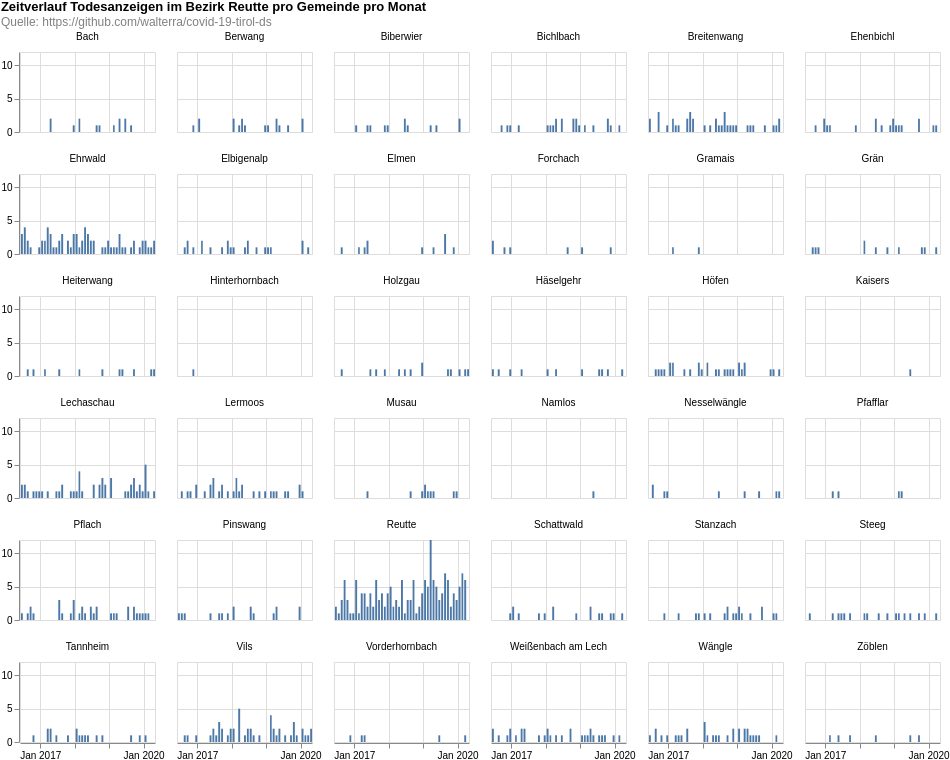

The Vega-Lite source for this figure:
### Vega-Lite specification from a JSON file in a GitHub repository (floating-point values rounded to 4 significant figures; data arrays with more than 128 entries replaced by an {"elided": "..."} marker saying what was removed)
{"$schema": "https://vega.github.io/schema/vega-lite/v4.8.1.json", "columns": 6, "config": {"view": {"continuousHeight": 300, "continuousWidth": 400}}, "data": {"name": "data-bb6b4556a3291a71cfe41626380777a1"}, "datasets": {"data-bb6b4556a3291a71cfe41626380777a1": {"elided": "824 records"}}, "facet": {"field": "municipaly", "title": null, "type": "nominal"}, "padding": 0, "spec": {"layer": [{"encoding": {"tooltip": [{"field": "date", "timeUnit": "yearmonth", "type": "temporal"}, {"aggregate": "sum", "field": "count", "type": "quantitative"}], "x": {"field": "date", "timeUnit": "yearmonth", "title": null, "type": "temporal"}, "y": {"aggregate": "sum", "field": "count", "title": null, "type": "quantitative"}}, "height": 80, "mark": "bar", "width": 135}]}, "title": {"color": "black", "subtitle": ["Quelle: https://github.com/walterra/covid-19-tirol-ds"], "subtitleColor": "gray", "text": ["Zeitverlauf Todesanzeigen im Bezirk Reutte pro Gemeinde pro Monat"]}}
